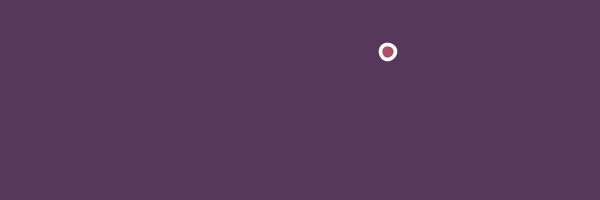
Frame 1 (no input)
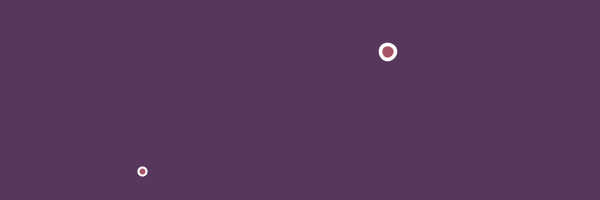
Frame 2 (the mouse pressed at the canvas centre, redrawn once)

The Processing sketch that drew these frames (run headless with seeded random() and noise(); the mouse was pressed at the canvas centre and the sketch redrawn once):

// Processing sketch: processing_145572
// ── processing_145572.pde

void setup ()
{
  size (600, 200); 
  smooth();
  noLoop();
  //frameRate(10);

  background (#57385c);
}

void draw ()
{ 
  float x = random (width);
  float y = random (height);
  float d = random (5, 15);
  stroke (255);
  strokeWeight (d/4);
  fill (#A75265);
  ellipse (x, y, d, d);
}

void mousePressed ()
{
 background (#57385c);  
}

void mouseMoved ()
{
    redraw();
}
